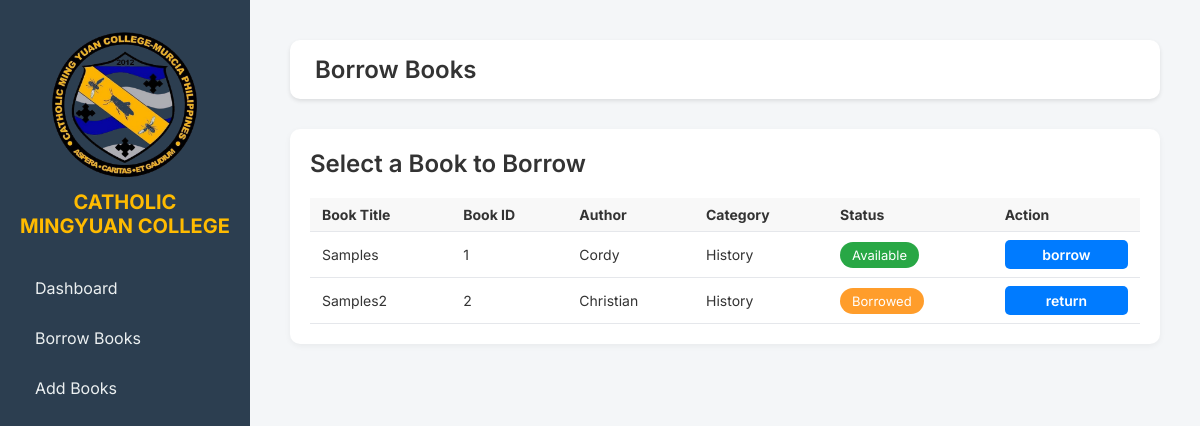
Page /barrow.php (signed in) on the committed database.
### tables this page shows
CREATE TABLE `books_tbl` (
  `id` int(9) NOT NULL,
  `book_title` varchar(50) NOT NULL,
  `author` varchar(50) NOT NULL,
  `category` varchar(50) NOT NULL,
  `issueDate` varchar(50) NOT NULL,
  `expiryDate` varchar(50) NOT NULL,
  `books_status` varchar(30) NOT NULL
);

### barrow.php (the view, shortened to what this page needs)
<?php
include 'php/server.php';
?>
<!DOCTYPE html>
<html lang="en">
<?php
include 'components/header.php';
?>
<body>
  <div class="container">
    <aside class="sidebar">
      <div class="logo">
        <img src="assets/logo.png" alt="Logo" />
        <span>CATHOLIC MINGYUAN COLLEGE</span>
      </div>
      <?php
include 'components/navbar.php';
?>
    </aside>
    <main class="main">
      <header class="topbar">
        <h1>Borrow Books</h1>
      </header>
      <section class="table-box">
        <h2>Select a Book to Borrow</h2>
        <table>
          <thead>
            <tr>
              <th>Book Title</th>
              <th>Book ID</th>
              <th>Author</th>
              <th>Category</th>
              <th>Status</th>
              <th>Action</th>
            </tr>
          </thead>
          <tbody>
              <?php
              $stmtBooks = $pdo->prepare('SELECT * FROM books_tbl');
              $stmtBooks->execute();
              $result_books = $stmtBooks->fetchAll(PDO::FETCH_ASSOC);
              foreach ($result_books as $rows) {
                  $classSet = '';
                  if ($rows['books_status'] === 'Available') {
                     $classSet = 'available';
                  } else {
                      $classSet = 'available_yellow';
                  }
                  echo '
                  <tr>
                  <td>' . $rows['book_title'] . '</td>
                  <td>' . $rows['id'] . '</td>
                  <td>' . $rows['author'] . '</td>
                  <td>'. $rows['category'] . '</td>
                  <td><span class="' . $classSet . '">' . $rows['books_status'] . '</span></td>
                  ';
                  if ($rows['books_status'] === 'Available') {
                     echo '<td>
                      <form method="POST">
                          <input type="hidden" name="borrow" value="Borrowed">
                          <input type="hidden" name="booksId" value="' . $rows['id'] . '">
                          <button class="borrow-btn">borrow</button>
                      </form>
                   </td>' ;
                  } else {
                      echo '<td>
                      <form method="POST">
                          <input type="hidden" name="borrow" value="Available">
                          <input type="hidden" name="booksId" value="' . $rows['id'] . '">
                          <button class="borrow-btn">return</button>
                      </form>
                      </td>
                      ';
                  }
                  echo '</tr>';
              }
              ?>
          </tbody>
        </table>
      </section>
    </main>
  </div>
</body>
</html>
<?php
if ($_SERVER["REQUEST_METHOD"] !== "POST") return;
?>

### css/dashboard.css (style rules this page uses)
* { margin: 0; padding: 0; box-sizing: border-box; font-family: 'Inter', sans-serif; }
body { background: #f4f6fa; color: #333; }
.container { display: flex; height: 100vh; }
.sidebar { width: 250px; background-color: #2c3e50; color: rgb(255, 187, 0); padding: 30px 20px; }
.sidebar .logo { font-size: 20px; font-weight: bold; margin-bottom: 30px; }
.main { flex: 1; padding: 20px; overflow-y: auto; }
.topbar { display: flex; justify-content: space-between; align-items: center; margin-bottom: 20px; }
.table-box { flex: 1; background: white; border-radius: 12px; padding: 20px; box-shadow: 0 1px 6px rgba(0,0,0,0.05); min-width: 300px; }
table { width: 100%; margin-top: 10px; border-collapse: collapse; font-size: 14px; }
table th, table td { padding: 8px 12px; border-bottom: 1px solid #e5e7eb; text-align: left; }
table td:last-child { text-align: center; }
.logo { display: flex; flex-direction: column; align-items: center; gap: 10px; font-size: 20px; font-weight: bold; margin-bottom: 30px; text-align: center; }
.logo img { width: 150px; height: 150px; object-fit: contain; }

### css/addbook.css (style rules this page uses)
body { font-family: 'Inter', sans-serif; background-color: #eef1f7; margin: 0; color: #333; }
.container { display: flex; min-height: 100vh; }
.sidebar { width: 250px; background-color: #2c3e50; color: rgb(255, 187, 0); padding: 30px 20px; }
.sidebar .logo img { width: 150px; height: 150px; object-fit: contain; }
.sidebar .logo span { display: block; font-weight: bold; font-size: 20px; }
.main { flex: 1; padding: 40px; }
.topbar { background: #ffffff; padding: 20px 30px; border-radius: 12px; box-shadow: 0 2px 8px rgba(0, 0, 0, 0.08); margin-bottom: 40px; display: flex; align-items: center; }
.topbar h1 { font-size: 24px; margin: 0; }
button { width: 100%; padding: 14px; background-color: #007bff; border: none; color: white; font-size: 16px; font-weight: 600; border-radius: 8px; cursor: pointer; transition: background-color 0.3s ease; }

### css/barrow.css (style rules this page uses)
body { font-family: 'Inter', sans-serif; margin: 0; background-color: #f4f6f8; }
.container { display: flex; }
.main { flex: 1; padding: 40px; }
.topbar { display: flex; justify-content: space-between; align-items: center; background-color: #ffffff; padding: 15px 25px; box-shadow: 0 2px 4px rgba(0,0,0,0.1); border-radius: 10px; margin-bottom: 30px; }
.sidebar { width: 250px; background-color: #2c3e50; color: rgb(255, 187, 0); padding: 30px 20px; }
h1 { margin: 0; font-weight: 600; }
.table-box { background-color: #fff; padding: 20px; border-radius: 10px; box-shadow: 0 2px 6px rgba(0,0,0,0.05); }
table { width: 100%; border-collapse: collapse; margin-top: 10px; }
th, td { padding: 12px 15px; text-align: left; border-bottom: 1px solid #e0e0e0; }
th { background-color: #f8f8f8; }
.available { background-color: #28a745; color: white; padding: 5px 12px; border-radius: 20px; font-size: 13px; }
.borrow-btn { background-color: #007bff; color: white; padding: 6px 12px; border-radius: 5px; text-decoration: none; font-size: 14px; }

### css/member.css (style rules this page uses)
body { font-family: 'Inter', sans-serif; margin: 0; background-color: #f4f6f8; }
.container { display: flex; }
.main { flex: 1; padding: 40px; }
.topbar { display: flex; justify-content: space-between; align-items: center; background-color: #ffffff; padding: 15px 25px; box-shadow: 0 2px 4px rgba(0, 0, 0, 0.1); border-radius: 10px; margin-bottom: 30px; }
h1 { margin: 0; font-weight: 600; }
.table-box { background-color: #fff; padding: 20px; border-radius: 10px; box-shadow: 0 2px 6px rgba(0, 0, 0, 0.05); }
.table-box h2 { margin-bottom: 20px; font-weight: 600; color: #333; }
table { width: 100%; border-collapse: collapse; margin-top: 10px; }
th, td { padding: 12px 15px; text-align: left; border-bottom: 1px solid #e0e0e0; }
th { background-color: #f8f8f8; color: #333; }

### rows in the picture
books_tbl: book_title "Samples", id "1", author "Cordy", category "History", books_status "Available"
books_tbl: book_title "Samples2", id "2", author "Christian", category "History", books_status "Borrowed"
